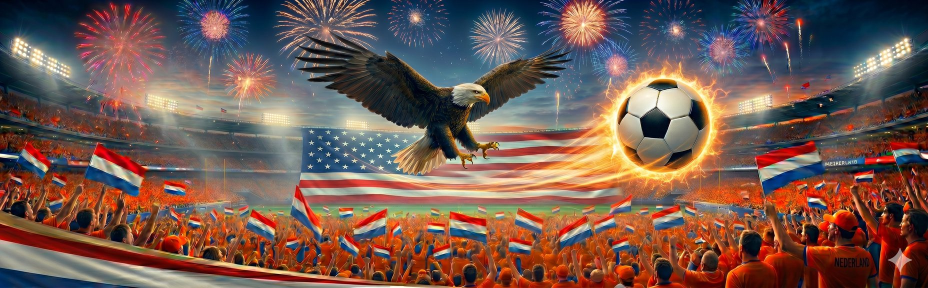
#> input picture banner.jpg, 1856 x 576 px, found by its file name (shown at 1/2 size)
$ python make_invulformulier.py
#> lines starting #> are read from the running program, lines starting #| are printed output that depends on the picture
#!/usr/bin/env python3
"""Tempetoto 2026 — Excel invulformulier (één template, naam bovenaan invullen)"""

import io
import openpyxl
from openpyxl.styles import PatternFill, Font, Alignment, Border, Side
from openpyxl.worksheet.datavalidation import DataValidation
from openpyxl.utils import get_column_letter
from openpyxl.drawing.image import Image as XLImage
from PIL import Image as PILImage

# ─── Data (identiek aan data.js) ─────────────────────────────────────────────

GROUPS = {
    'A': ["Mexico","Zuid-Afrika","Zuid-Korea","Tsjechië"],
    'B': ["Canada","Zwitserland","Qatar","Bosnië-Herzegovina"],
    'C': ["Brazilië","Marokko","Haïti","Schotland"],
    'D': ["Verenigde Staten","Paraguay","Australië","Turkije"],
    'E': ["Duitsland","Curaçao","Ivoorkust","Ecuador"],
    'F': ["Nederland","Japan","Zweden","Tunesië"],
    'G': ["België","Egypte","Iran","Nieuw-Zeeland"],
    'H': ["Spanje","Kaapverdië","Saoedi-Arabië","Uruguay"],
    'I': ["Frankrijk","Senegal","Noorwegen","Irak"],
    'J': ["Argentinië","Algerije","Oostenrijk","Jordanië"],
    'K': ["Portugal","DR Congo","Oezbekistan","Colombia"],
    'L': ["Engeland","Kroatië","Ghana","Panama"],
}

TEAMCOLORS = {
    "Mexico":"006847","Zuid-Afrika":"ffb612","Zuid-Korea":"cd2e3a","Tsjechië":"11457e",
    "Canada":"ff0000","Zwitserland":"000000","Qatar":"8a1538","Bosnië-Herzegovina":"002395",
    "Brazilië":"009c3b","Marokko":"c1272d","Haïti":"00209f","Schotland":"5fb0e5",
    "Verenigde Staten":"3c3b6e","Paraguay":"d52b1e","Australië":"ffcd00","Turkije":"111111",
    "Duitsland":"000000","Curaçao":"002b7f","Ivoorkust":"f77f00","Ecuador":"ed1c24",
    "Nederland":"ff6a13","Japan":"bc002d","Zweden":"006aa7","Tunesië":"111111",
    "België":"fdda24","Egypte":"ce1126","Iran":"239f40","Nieuw-Zeeland":"00247d",
    "Spanje":"aa151b","Kaapverdië":"003893","Saoedi-Arabië":"006c35","Uruguay":"5b92e5",
    "Frankrijk":"0055a4","Senegal":"00853f","Noorwegen":"ba0c2f","Irak":"111111",
    "Argentinië":"74acdf","Algerije":"006233","Oostenrijk":"ed2939","Jordanië":"000000",
    "Portugal":"006600","DR Congo":"00aaff","Oezbekistan":"1eb53a","Colombia":"fcd116",
    "Engeland":"ce1124","Kroatië":"1742a0","Ghana":"ffd100","Panama":"111111",
}

RANKING = {
    "Frankrijk":1,"Spanje":2,"Argentinië":3,"Engeland":4,"Portugal":5,"Brazilië":6,
    "Nederland":7,"Marokko":8,"België":9,"Duitsland":10,"Kroatië":11,"Colombia":13,
    "Senegal":14,"Mexico":15,"Verenigde Staten":16,"Uruguay":17,"Japan":18,"Zwitserland":19,
    "Iran":21,"Oostenrijk":22,"Zuid-Korea":23,"Australië":24,"Ecuador":25,"Noorwegen":26,
    "Panama":30,"Egypte":32,"Algerije":36,"Paraguay":38,"Ivoorkust":40,"Tunesië":41,
    "Schotland":42,"Zweden":43,"Tsjechië":44,"Qatar":51,"Oezbekistan":54,"DR Congo":56,
    "Saoedi-Arabië":58,"Irak":59,"Zuid-Afrika":60,"Jordanië":64,"Kaapverdië":70,"Ghana":73,
    "Bosnië-Herzegovina":74,"Haïti":83,"Nieuw-Zeeland":86,"Curaçao":90,
}

FAVORIETEN = ["Frankrijk","Spanje","Argentinië","Engeland","Portugal","Brazilië",
              "Nederland","Marokko","België","Duitsland","Kroatië","Colombia"]

KO_ROUNDS = [
    {'key':'R32','naam':'Ronde van 32', 'toto':5, 'exact':3},
    {'key':'R16','naam':'Ronde van 16', 'toto':7, 'exact':4},
    {'key':'KF', 'naam':'Kwartfinales', 'toto':9, 'exact':5},
    {'key':'HF', 'naam':'Halve finales','toto':11,'exact':6},
    {'key':'F',  'naam':'Finale',       'toto':13,'exact':7},
]

KO_BRACKETS = {
    'R32': [
        ("2A","2B"),("1E","3e (A/B/C/D/F)"),("1F","2C"),("1C","2F"),
        ("1I","3e (C/D/F/G/H)"),("2E","2I"),("1A","3e (C/E/F/H/I)"),("1L","3e (E/H/I/J/K)"),
        ("1D","3e (B/E/F/I/J)"),("1G","3e (A/E/H/I/J)"),("2K","2L"),("1H","2J"),
        ("1B","3e (E/F/G/I/J)"),("1J","2H"),("1K","3e (D/E/I/J/L)"),("2D","2G"),
    ],
    'R16': [
        ("W32-2","W32-5"),("W32-1","W32-3"),("W32-4","W32-6"),("W32-7","W32-8"),
        ("W32-11","W32-12"),("W32-9","W32-10"),("W32-14","W32-16"),("W32-13","W32-15"),
    ],
    'KF': [("W16-1","W16-2"),("W16-5","W16-6"),("W16-3","W16-4"),("W16-7","W16-8")],
    'HF': [("WKF-1","WKF-2"),("WKF-3","WKF-4")],
    'F':  [("WHF-1","WHF-2")],
}

SPELREGELS = [
    "Vul ALLE 72 groepswedstrijden in als '2-1' (thuis–uit, uitslag na 90 min). Dit zijn de lichtblauwe vakjes.",
    "Vul ook de VOORAF-sectie in: kampioen, verrassing, deceptie, topscorer, goals en kaarten.",
    "Na je wedstrijdscores vul je per groep de groepswinnaar en runner-up in, én de 8 beste nummers 3. Dit zijn vrije voorspellingen — ze mogen afwijken van wat je scores logisch opleveren.",
    "Knock-out voorspellingen (grijs) vul je pas in na de groepsfase, vóór elke volgende ronde.",
    "Wijzigen van groepsfase-voorspellingen kan niet meer nadat het WK begonnen is.",
    "In principe worden de FIFA WK-regels aangehouden. Bij twijfel beslist de organisator.",
]

PUNTENTELLING = [
    ("Groepswedstrijden:",   "Goede toto (winst/gelijkspel/verlies): 3 pt.  Goede uitslag: +2 pt."),
    ("Knock-outrondes:",     "Goede toto [+ goede uitslag]: R32 5[+3] · R16 7[+4] · KF 9[+5] · HF 11[+6] · F 13[+7] pt.  Uitslag na 90 min telt."),
    ("Doorgaan (top-2):",    "Per goed voorspeld land dat 1e of 2e eindigt in zijn groep: 3 pt."),
    ("Beste nummers 3:",     "Per goed voorspelde nummer 3 die doorgaat: 3 pt  (8 plekken totaal)."),
    ("Kampioen:",            "Verliezend finalist voorspeld: 16 pt.  Kampioen exact: 40 pt."),
    ("Topscorer:",           "3e op topscorerslijst: 9 pt · 2e: 18 pt · 1e: 35 pt.  Exact aantal goals: +8 pt."),
    ("Totaal goals:",        "Exact goed: 25 pt.  Per goal verschil: -1 pt."),
    ("Verrassing:",          "Land buiten top-12 · punten schalen met hoe ver het komt (R16→winnaar) én hoe laag FIFA-gerankt. Zie tabel."),
    ("Deceptie:",            "Land uit top-12 · punten schalen met hoe vroeg het uitvalt (groepsfase=meest) én hoe hoog gerankt. Zie tabel."),
    ("Gele/rode kaarten:",   "Exact goed: 12 pt.  Per kaart verschil: -1 pt.  Geel en rood apart."),
]

GROUP_PAIRS = {
    'A': [[0,1],[2,3],[3,1],[0,2],[3,0],[1,2]],
    'B': [[0,3],[2,1],[1,3],[0,2],[1,0],[3,2]],
    'C': [[0,1],[2,3],[3,1],[0,2],[3,0],[1,2]],
    'D': [[0,1],[2,3],[0,2],[3,1],[3,0],[1,2]],
    'E': [[0,1],[2,3],[0,2],[3,1],[1,2],[3,0]],
    'F': [[0,1],[2,3],[0,2],[3,1],[1,2],[3,0]],
    'G': [[0,1],[2,3],[0,2],[3,1],[1,2],[3,0]],
    'H': [[0,1],[2,3],[0,2],[3,1],[1,2],[3,0]],
    'I': [[0,1],[3,2],[0,3],[2,1],[2,0],[1,3]],
    'J': [[0,1],[2,3],[0,2],[3,1],[1,2],[3,0]],
    'K': [[0,1],[2,3],[0,2],[3,1],[3,0],[1,2]],
    'L': [[0,1],[2,3],[0,2],[3,1],[3,0],[1,2]],
}

def build_group_matches():
    matches = []
    for g, teams in GROUPS.items():
        for n, (a, b) in enumerate(GROUP_PAIRS[g], 1):
            matches.append({'id': f'{g}{n}', 'group': g, 'home': teams[a], 'away': teams[b]})
    return matches

GROUP_MATCHES = build_group_matches()
ALL_TEAMS  = [t for teams in GROUPS.values() for t in teams]
OUTSIDERS  = sorted([t for t in ALL_TEAMS if t not in FAVORIETEN], key=lambda l: RANKING.get(l, 99))

def surprise_pts(land, ronde):
    base = {'R16':7,'KF':12,'HF':18,'F':25,'winner':33}.get(ronde, 0)
    pos  = RANKING.get(land, 50)
    return round(base * (pos / 13) ** 0.45)

def deception_pts(land, ronde):
    base = {'KF':6,'R16':11,'R32':16,'groep':24}.get(ronde, 0)
    pos  = RANKING.get(land, 13)
    return round(base * (13 - pos + 3) / 12)

# ─── Stijlen (kleuren exact zoals index.html) ─────────────────────────────────

def fl(hex6):   return PatternFill("solid", fgColor=hex6)
def sd(st, c):  return Side(style=st, color=c)
def bord(st, c): s=sd(st,c); return Border(left=s,right=s,top=s,bottom=s)

FILL_NAVY   = fl("2F6DB5")   # .grouphdr
FILL_INPUT  = fl("BCD2EC")   # .pred  — invulbaar
FILL_HDR    = fl("EEF2F8")   # .colhead / subhdr achtergrond
FILL_GREY   = fl("E0E6EF")   # automatisch berekend / niet invulbaar
FILL_WHITE  = fl("FFFFFF")
FILL_PTBLUE = fl("3B6FB5")   # .pt (punten blauw)
FILL_PTRED  = fl("B22234")   # .pt-red (vooraf-punten rood)
FILL_YELLOW = fl("FFF6D8")   # naam-invulvak
FILL_TOTAL  = fl("FFE14D")   # .total-cell

BORD_GRID   = bord('thin',   'C9D2E0')
BORD_INPUT  = bord('medium', '2A5298')
BORD_GREY   = bord('thin',   'B9C4D6')
BORD_NAAM   = bord('medium', '1A1A1A')

AL_C = Alignment(horizontal='center', vertical='center')
AL_L = Alignment(horizontal='left',   vertical='center')
AL_R = Alignment(horizontal='right',  vertical='center')
AL_W = Alignment(horizontal='left',   vertical='top', wrap_text=True)

def fnt(bold=False, color="15233F", size=10, italic=False):
    return Font(name="Calibri", bold=bold, color=color, size=size, italic=italic)

# ─── Kolom-layout (15 kolommen, spiegelt website matchCells-structuur) ────────
#
# Website matchCells per wedstrij: cblock + home + cblock + away + pred + res + pt  (7 cellen)
# Twee groepen naast elkaar + spacer = 7 + 1 + 7 = 15 kolommen
#
# Col:  1    2     3    4     5      6      7    8    9    10    11   12    13     14     15
#       clr  home  clr  away  PRED   res    pt  spc  clr  home  clr  away  PRED   res    pt
# px:   16   80    16   80    62     62     32   14   16   80    16   80    62     62     32
# xl:   2    17    2    17    10     10     5    2    2    17    2    17    10     10     5

NCOLS = 15

# Kolommen 7-9 breder zodat verrassing/deceptie-tabelkoppen (Finale, Winnaar, Groep eruit) passen.
# De spacer (8) en kleurblok (9) in de wedstrijdopmaak worden daardoor iets wijder — visueel acceptabel.
COL_W = {1:2, 2:17, 3:2, 4:17, 5:10, 6:10, 7:11, 8:11, 9:11,
         10:17, 11:2, 12:17, 13:10, 14:10, 15:11}

# Kolomnamen voor leesbaarheid
C_CLR1, C_HOME, C_CLR2, C_AWAY, C_PRED, C_RES, C_PT, C_SPC = 1, 2, 3, 4, 5, 6, 7, 8
C_CLR3, C_HOME2, C_CLR4, C_AWAY2, C_PRED2, C_RES2, C_PT2   = 9, 10, 11, 12, 13, 14, 15

# ─── Helpers ──────────────────────────────────────────────────────────────────

def set_col_widths(ws):
    for c, w in COL_W.items():
        ws.column_dimensions[get_column_letter(c)].width = w

def rh(ws, row, h):
    ws.row_dimensions[row].height = h

def mc(ws, row, c1, c2):
    if c1 < c2:
        ws.merge_cells(start_row=row, start_column=c1, end_row=row, end_column=c2)
    return ws.cell(row=row, column=c1)

def sec_hdr(ws, row, text):
    c = mc(ws, row, 1, NCOLS)
    c.value, c.font, c.fill, c.alignment = text, fnt(bold=True, color="FFFFFF", size=11), FILL_NAVY, AL_L
    rh(ws, row, 18)
    return row + 1

def sub_hdr(ws, row, text, color="2A5298", size=11):
    c = mc(ws, row, 1, NCOLS)
    c.value, c.font, c.alignment = text, fnt(bold=True, color=color, size=size), AL_L
    rh(ws, row, 18)
    return row + 1

def empty(ws, row, h=6):
    rh(ws, row, h)
    return row + 1

def inp(ws, row, col):
    c = ws.cell(row=row, column=col)
    c.fill, c.font, c.border, c.alignment = FILL_INPUT, fnt(bold=True, color="0A2A55"), BORD_INPUT, AL_C
    return c

def grey(ws, row, c1, c2=None, text=""):
    c = mc(ws, row, c1, c2 or c1)
    c.value, c.fill, c.font, c.border, c.alignment = text, FILL_GREY, fnt(italic=True, color="888888"), BORD_GREY, AL_C
    return c

def lbl(ws, row, c1, c2, text):
    c = mc(ws, row, c1, c2)
    c.value, c.font, c.alignment = text, fnt(bold=True, color="2A5298"), AL_R
    return c

def dropdown(ws, row, col, formula1):
    dv = DataValidation(type="list", formula1=formula1, allow_blank=True, showErrorMessage=False)
    ws.add_data_validation(dv)
    dv.add(ws.cell(row=row, column=col))

def team_clr(ws, row, col, team):
    c = ws.cell(row=row, column=col)
    c.fill = fl(TEAMCOLORS.get(team, "cccccc"))
    c.border = BORD_GRID

def team_name(ws, row, col, name, align=AL_L):
    c = ws.cell(row=row, column=col)
    c.value, c.font, c.border, c.alignment = name, fnt(), BORD_GRID, align

# ─── Sheet builder ────────────────────────────────────────────────────────────

def build_sheet(ws, ls):  # ls = naam van het Landen-sheet
    set_col_widths(ws)
    ws.sheet_view.showGridLines = True

    # ── Banner ────────────────────────────────────────────────────────────────
    BANNER_ROWS = 5
    BANNER_PT   = 56  # hoogte per rij in punten (5 × 56pt ≈ 280pt ≈ 373px)
    for r in range(1, BANNER_ROWS + 1):
        rh(ws, r, BANNER_PT)

    pil = PILImage.open('/home/floris/Tempetoto/banner.jpg')
    bw, bh = 1200, round(1200 / (pil.width / pil.height))
    pil = pil.resize((bw, bh), PILImage.LANCZOS)
    buf = io.BytesIO()
    pil.save(buf, format='PNG')
    buf.seek(0)
    xl_img = XLImage(buf)
    xl_img.width, xl_img.height = bw, bh
    ws.add_image(xl_img, 'A1')

    row = BANNER_ROWS + 1

    # ── Naam ─────────────────────────────────────────────────────────────────
    rh(ws, row, 28)
    lbl_c = mc(ws, row, 1, 3)
    lbl_c.value, lbl_c.font, lbl_c.alignment = "Naam deelnemer:", fnt(bold=True, color="2A5298", size=11), AL_R

    naam = mc(ws, row, 4, 10)
    naam.fill, naam.font, naam.border, naam.alignment = FILL_YELLOW, fnt(bold=True, color="0A1F47", size=13), BORD_NAAM, AL_C

    row = empty(ws, row + 1, 8)

    # ── Vooraf invullen ───────────────────────────────────────────────────────
    all_f = f"={ls}!$A$1:$A${len(ALL_TEAMS)}"
    out_f = f"={ls}!$B$1:$B${len(OUTSIDERS)}"
    fav_f = f"={ls}!$C$1:$C${len(FAVORIETEN)}"

    row = sec_hdr(ws, row, "▶  VOORAF INVULLEN  ·  deadline vóór de eerste wedstrijd")

    prematch = [
        ("Kampioen:",                              all_f),
        ("Verrassing  (outsider, buiten top-12):", out_f),
        ("Deceptie  (favoriet, uit top-12):",      fav_f),
        ("Topscorer  (naam speler):",               None),
        ("↳ Verwacht aantal goals topscorer:",      None),
        ("Totaal goals  (heel WK):",               None),
        ("Gele kaarten  (totaal WK):",             None),
        ("Rode kaarten  (totaal WK):",             None),
    ]
    for label_text, formula in prematch:
        rh(ws, row, 18)
        lbl(ws, row, 1, 4, label_text)
        # Merge over 3 kolommen: alle 4 randen volledig zichtbaar
        c = mc(ws, row, C_PRED, C_PRED + 2)
        c.fill, c.font, c.border, c.alignment = FILL_INPUT, fnt(bold=True, color="0A2A55"), BORD_INPUT, AL_C
        if formula:
            dropdown(ws, row, C_PRED, formula)
        row += 1

    row = empty(ws, row, 8)

    # ── Spelregels ────────────────────────────────────────────────────────────
    row = sub_hdr(ws, row, "Spelregels:")
    for i, regel in enumerate(SPELREGELS, 1):
        rh(ws, row, 40)
        c = mc(ws, row, 1, NCOLS)
        c.value = f"{i}.  {regel}"
        c.font, c.alignment = fnt(color="333333"), AL_W
        row += 1
    row = empty(ws, row, 8)

    # ── Puntentelling ─────────────────────────────────────────────────────────
    row = sub_hdr(ws, row, "Puntentelling:", color="B22234")
    for kop, tekst in PUNTENTELLING:
        # Label-rij
        rh(ws, row, 16)
        c = mc(ws, row, 1, NCOLS)
        c.value, c.font, c.alignment = kop, fnt(bold=True, color="2A5298"), AL_L
        row += 1
        # Tekst-rij, licht ingesprongen
        rh(ws, row, 40)
        c = mc(ws, row, 2, NCOLS)
        c.value, c.font, c.alignment = tekst, fnt(color="444444"), AL_W
        row += 1
    row = empty(ws, row, 8)

    # ── Groepswedstrijden ─────────────────────────────────────────────────────
    row = sec_hdr(ws, row, "▶  GROEPSWEDSTRIJDEN  ·  vul in als '2-1' (thuis–uit, na 90 min)  ·  lichtblauwe vakjes invullen")

    group_keys = list(GROUPS.keys())
    for i in range(0, 12, 2):
        gl, gr = group_keys[i], group_keys[i + 1]
        ml = [m for m in GROUP_MATCHES if m['group'] == gl]
        mr = [m for m in GROUP_MATCHES if m['group'] == gr]

        # Groepskop-rij (Groep X | voorsp. | uitslag | pt. | spacer | Groep Y | ...)
        rh(ws, row, 16)
        for cols, naam in [((C_CLR1, C_AWAY), f"Groep {gl}"), ((C_CLR3, C_AWAY2), f"Groep {gr}")]:
            c = mc(ws, row, cols[0], cols[1])
            c.value, c.font, c.fill, c.alignment = naam, fnt(bold=True, color="2A5298", size=11), FILL_HDR, AL_C
        for col, txt in [(C_PRED,"voorsp."),(C_RES,"uitslag"),(C_PT,"pt."),
                         (C_PRED2,"voorsp."),(C_RES2,"uitslag"),(C_PT2,"pt.")]:
            c = ws.cell(row=row, column=col)
            c.value, c.font, c.fill, c.alignment = txt, fnt(bold=True, color="777777", size=9), FILL_HDR, AL_C
        row += 1

        # 6 wedstrijden
        for k in range(6):
            rh(ws, row, 17)
            for clr_col, nm_col, away_col, pred_col, m, align in [
                (C_CLR1, C_HOME,  C_CLR2, C_PRED,  ml[k], AL_L),
                (C_CLR3, C_HOME2, C_CLR4, C_PRED2, mr[k], AL_L),
            ]:
                team_clr(ws, row, clr_col, m['home'])
                team_name(ws, row, nm_col, m['home'])
                team_clr(ws, row, away_col, m['away'])
                # away team: the column after clr is nm_col+1, after second clr is nm_col+2
                away_nm_col = nm_col + 2
                team_name(ws, row, away_nm_col, m['away'], AL_R)
                inp(ws, row, pred_col)
                # res + pt: grey (niet invulbaar)
                grey(ws, row, pred_col + 1)
                grey(ws, row, pred_col + 2)
            row += 1

        # Groepswinnaar + Runner-up: vrij invullen met dropdown per groep
        group_keys = list(GROUPS.keys())
        gl_col = get_column_letter(4 + group_keys.index(gl))
        gr_col = get_column_letter(4 + group_keys.index(gr))
        grp_l_f = f"={ls}!${gl_col}$1:${gl_col}$4"
        grp_r_f = f"={ls}!${gr_col}$1:${gr_col}$4"
        for adv_lbl in ["Groepswinnaar:", "Runner-up:"]:
            rh(ws, row, 17)
            lbl(ws, row, C_CLR1, C_AWAY, adv_lbl)
            inp(ws, row, C_PRED)
            dropdown(ws, row, C_PRED, grp_l_f)
            grey(ws, row, C_RES)
            grey(ws, row, C_PT)
            lbl(ws, row, C_CLR3, C_AWAY2, adv_lbl)
            inp(ws, row, C_PRED2)
            dropdown(ws, row, C_PRED2, grp_r_f)
            grey(ws, row, C_RES2)
            grey(ws, row, C_PT2)
            row += 1

        row = empty(ws, row, 6)

    row = empty(ws, row, 8)

    # ── Beste 8 nummers 3 ─────────────────────────────────────────────────────
    row = sec_hdr(ws, row, "▶  BESTE 8 NUMMERS 3  ·  vul in welke 8 nummers 3 jij verwacht dat doorgaan")
    for batch in range(2):
        rh(ws, row, 18)
        for i in range(4):
            nr = batch * 4 + i + 1
            start = i * 4 + 1          # 1, 5, 9, 13
            c = mc(ws, row, start, start + 1)
            c.value, c.font, c.alignment = f"#{nr}:", fnt(bold=True, color="2A5298"), AL_R
            inp(ws, row, start + 2)
            dropdown(ws, row, start + 2, all_f)
        row += 1
    row = empty(ws, row, 8)

    # ── Knock-out (placeholders — later invullen) ─────────────────────────────
    row = sec_hdr(ws, row, "▶  KNOCK-OUT  ·  grijze vakjes — invullen na de groepsfase, vóór elke ronde")

    for ronde in KO_ROUNDS:
        rh(ws, row, 16)
        c = mc(ws, row, 1, NCOLS)
        c.value = f"{ronde['naam']}  ·  toto {ronde['toto']} pt / exact +{ronde['exact']} pt"
        c.font, c.alignment = fnt(bold=True, color="2A5298"), AL_L
        row += 1

        # Kolomkoppen per ronde — volledige rij vullen zodat niets doorloopt
        rh(ws, row, 14)
        for col in range(1, NCOLS + 1):
            ws.cell(row=row, column=col).fill = FILL_HDR
        c = mc(ws, row, C_CLR1, C_AWAY)
        c.value, c.font, c.fill, c.alignment = "Wedstrijd", fnt(bold=True, color="777777", size=9), FILL_HDR, AL_C
        for col, txt in [(C_PRED,"voorsp."),(C_RES,"uitslag"),(C_PT,"pt.")]:
            c = ws.cell(row=row, column=col)
            c.value, c.font, c.fill, c.alignment = txt, fnt(bold=True, color="777777", size=9), FILL_HDR, AL_C
        row += 1

        brackets = KO_BRACKETS[ronde['key']]
        for home, away in brackets:
            rh(ws, row, 16)
            c = mc(ws, row, C_CLR1, C_AWAY)
            c.value = f"{home}  –  {away}"
            c.font, c.fill, c.border, c.alignment = fnt(italic=True, color="888888"), FILL_GREY, BORD_GREY, AL_L
            grey(ws, row, C_PRED, text="")
            grey(ws, row, C_RES)
            grey(ws, row, C_PT)
            row += 1

        row = empty(ws, row, 6)

    row = empty(ws, row, 8)

    # ── Verrassing-tabel ──────────────────────────────────────────────────────
    row = sec_hdr(ws, row, "▶  VERRASSING — kies een land BUITEN de top-12 · punten schalen met ranking en ronde")

    rh(ws, row, 14)
    c = mc(ws, row, 1, 4)
    c.value, c.font, c.fill, c.alignment = "Land (outsider)", fnt(bold=True,color="777777",size=9), FILL_HDR, AL_C
    for col_i, naam in enumerate(["R16","KF","HF","Finale","Winnaar"], start=5):
        c = ws.cell(row=row, column=col_i)
        c.value, c.font, c.fill, c.alignment = naam, fnt(bold=True,color="777777",size=9), FILL_HDR, AL_C
    row += 1

    for land in OUTSIDERS:
        rh(ws, row, 15)
        c = mc(ws, row, 1, 4)
        c.value, c.font, c.border, c.alignment = land, fnt(), BORD_GRID, AL_L
        for col_i, ronde in enumerate(["R16","KF","HF","F","winner"], start=5):
            c = ws.cell(row=row, column=col_i)
            pts = surprise_pts(land, ronde)
            c.value, c.font, c.fill, c.border, c.alignment = pts, fnt(bold=True,color="FFFFFF"), FILL_PTBLUE, BORD_GRID, AL_C
        row += 1

    row = empty(ws, row, 8)

    # ── Deceptie-tabel ────────────────────────────────────────────────────────
    row = sec_hdr(ws, row, "▶  DECEPTIE — kies een land UIT de top-12 · punten schalen met ranking en uitvalsronde")

    rh(ws, row, 14)
    c = mc(ws, row, 1, 4)
    c.value, c.font, c.fill, c.alignment = "Land (favoriet)", fnt(bold=True,color="777777",size=9), FILL_HDR, AL_C
    for col_i, naam in enumerate(["KF","R16","R32","Groep eruit"], start=5):
        c = ws.cell(row=row, column=col_i)
        c.value, c.font, c.fill, c.alignment = naam, fnt(bold=True,color="777777",size=9), FILL_HDR, AL_C
    row += 1

    for land in FAVORIETEN:
        rh(ws, row, 15)
        c = mc(ws, row, 1, 4)
        c.value, c.font, c.border, c.alignment = land, fnt(), BORD_GRID, AL_L
        for col_i, ronde in enumerate(["KF","R16","R32","groep"], start=5):
            c = ws.cell(row=row, column=col_i)
            pts = deception_pts(land, ronde)
            c.value, c.font, c.fill, c.border, c.alignment = pts, fnt(bold=True,color="FFFFFF"), FILL_PTBLUE, BORD_GRID, AL_C
        row += 1

# ─── Hidden Landen-sheet voor dropdowns ──────────────────────────────────────

def build_landen_sheet(ws):
    ws.sheet_state = "hidden"
    for i, t in enumerate(ALL_TEAMS,  1): ws.cell(i, 1).value = t   # A: alle landen
    for i, t in enumerate(OUTSIDERS,  1): ws.cell(i, 2).value = t   # B: outsiders
    for i, t in enumerate(FAVORIETEN, 1): ws.cell(i, 3).value = t   # C: favorieten
    for col_idx, teams in enumerate(GROUPS.values(), 4):             # D-O: teams per groep
        for i, t in enumerate(teams, 1):
            ws.cell(i, col_idx).value = t

# ─── Main ─────────────────────────────────────────────────────────────────────

def main():
    wb = openpyxl.Workbook()

    landen = wb.active
    landen.title = "Landen"
    build_landen_sheet(landen)

    ws = wb.create_sheet(title="Invulformulier")
    build_sheet(ws, "Landen")
#> in build_sheet, pil is the input picture: PIL image 1856x576 RGB; mean R, G, B 115.3, 88.6, 80.3
#> in build_sheet, `pil = pil.resize((bw, bh), PILImage.LANCZOS)`:
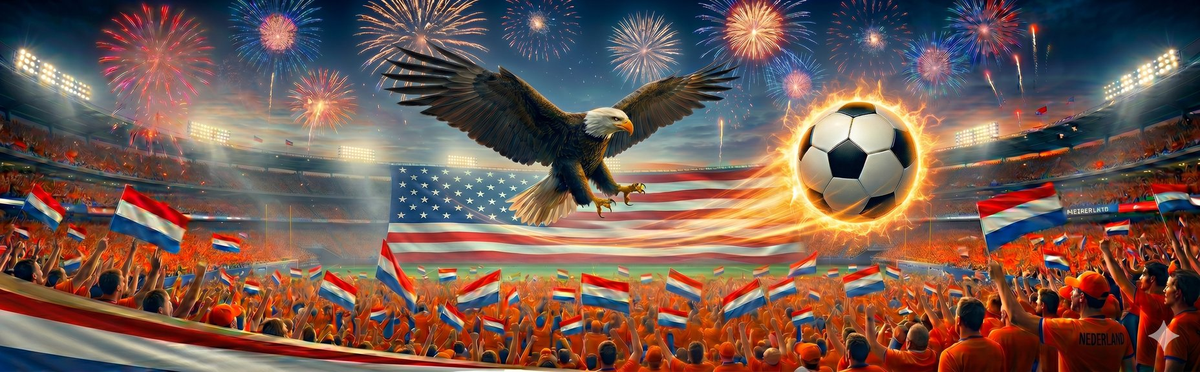
#> pil: PIL image 1200x372 RGB; mean R, G, B 115.3, 88.6, 80.3

    path = "/home/floris/Tempetoto/tempetoto2026_invulformulier.xlsx"
#> (the run stopped early here; a loop or call above may not have finished)
